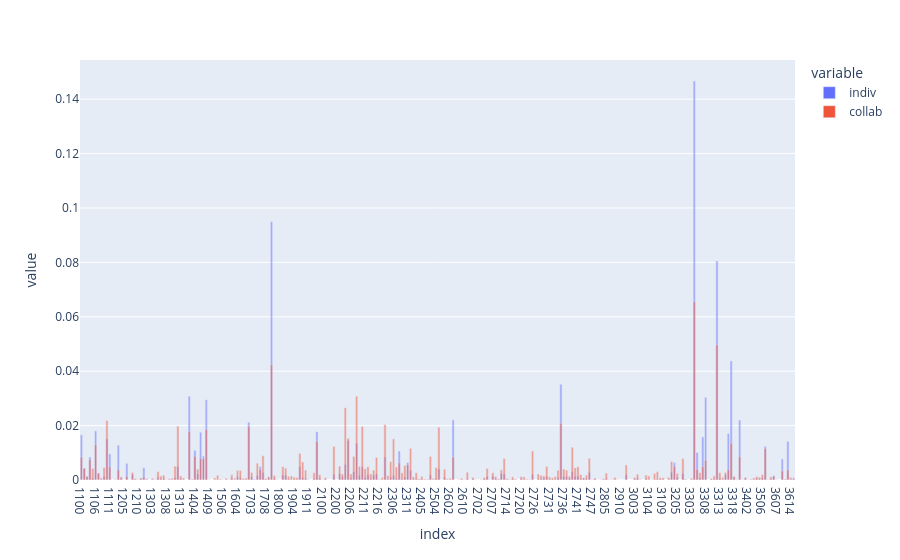

Notebook code cell kept with this figure:
### Code cell
country = "ID"
df_profile_country = pd.concat([
    df_prob_indiv.loc[country].to_frame("indiv"), df_prob_collab.loc[country].to_frame("collab")
])
px.bar(df_profile_country, x=df_profile_country.index, y=["indiv", "collab"], barmode="overlay")

### Figure 1 — Plotly figure (JSON) as saved in the notebook; plotly's stock layout.template omitted (floating-point values rounded to 4 significant figures; data arrays with more than 128 entries replaced by an {"elided": "..."} marker saying what was removed)
{"data": [{"hovertemplate": "variable=indiv<br>index=%{x}<br>value=%{y}<extra></extra>", "legendgroup": "indiv", "marker": {"color": "#636efa", "opacity": 0.5, "pattern": {"shape": ""}}, "name": "indiv", "orientation": "v", "showlegend": true, "textposition": "auto", "type": "bar", "x": {"elided": "504 str values"}, "xaxis": "x", "y": {"elided": "504 float values"}, "yaxis": "y"}, {"hovertemplate": "variable=collab<br>index=%{x}<br>value=%{y}<extra></extra>", "legendgroup": "collab", "marker": {"color": "#EF553B", "opacity": 0.5, "pattern": {"shape": ""}}, "name": "collab", "orientation": "v", "showlegend": true, "textposition": "auto", "type": "bar", "x": {"elided": "504 str values"}, "xaxis": "x", "y": {"elided": "504 float values"}, "yaxis": "y"}], "layout": {"barmode": "overlay", "legend": {"title": {"text": "variable"}, "tracegroupgap": 0}, "margin": {"t": 60}, "xaxis": {"anchor": "y", "domain": [0, 1], "title": {"text": "index"}}, "yaxis": {"anchor": "x", "domain": [0, 1], "title": {"text": "value"}}}}
